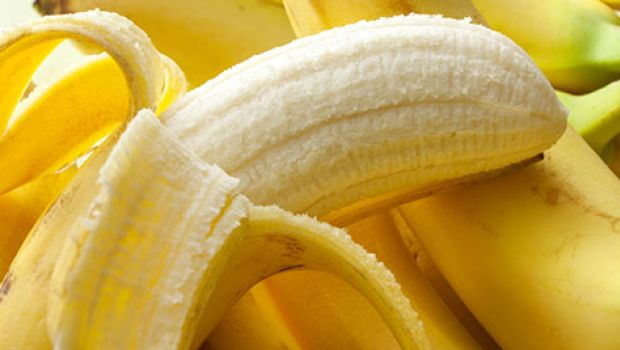
//> input picture opencv/cpp/sample/banana-peel_620x350_71497523358.jpg, 620 x 350 px, given in place of the camera
$ ./color_detector2   (built with g++ and OpenCV 4)
//> lines starting //> are read from the running program, lines starting //| are printed output that depends on the picture; after the words box and inside, x2 and y2 are one past the last pixel; in counts of white or black regions, pixels touching at a corner belong together
//> further down, frame is the input picture: 350 rows x 620 cols, CV_8UC3; mean B, G, R 71.8, 164.8, 199.4
/* Compile:
x++ color_detector.cpp -- -lopencv_core -lopencv_imgproc -lopencv_highgui

NOTE: the difference from version 1:
- Added Gaussian blur and dilate/erode to remove the noise.
*/

// #define OPENCV_LEGACY
#ifdef OPENCV_LEGACY
  #include <cv.h>
  #include <highgui.h>
#else
  #include <opencv2/core/core.hpp>
  #include <opencv2/imgproc/imgproc.hpp>  // cvtColor
  #include <opencv2/highgui/highgui.hpp>
#endif
#include <iostream>
#include <cstdio>
#include <cassert>

/*! Detect specific color from an input image, and return the mask image (0 or 255).
  \param src_img     Input image.
  \param color_code  Color conversion code where the colors are detected, like CV_BGR2HSV, CV_BGR2Lab.
  \param lower       Lower bound of color.
  \param upper       Upper bound of color.
  \note  If lower[i]<=upper[i], lower[i]<=color<=upper[i] is detected.  Otherwise, i.e. when lower[i]>upper[i], color<=lower[i] or upper[i]<=color is detected.

  The algorithm is based on: http://imagingsolution.blog107.fc2.com/blog-entry-248.html
*/
cv::Mat ColorDetector(const cv::Mat &src_img,
  int color_code, const cv::Vec3b &lower, const cv::Vec3b &upper,
  bool using_blur=true, int dilations_erosions=2)
{
//> called with color_code = 40, lower = [161, 80, 83], upper = [25, 188, 206], using_blur = true, dilations_erosions = 2
  int i, k;

  assert(src_img.type()==CV_8UC3);

  cv::Mat lut;

  cv::Mat color_img;
  if(using_blur)
  {
    GaussianBlur(src_img, color_img, cv::Size(7,7), 2.5, 2.5);
    cv::cvtColor(color_img, color_img, color_code);  // Color conversion with code
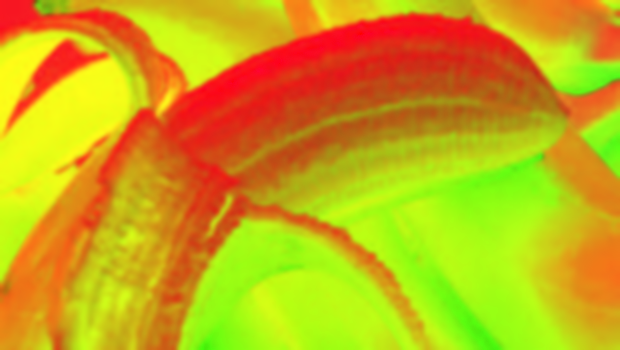
//> color_img: 350 rows x 620 cols, CV_8UC3; mean B, G, R 22.1, 169.2, 199.6
  }
  else
    cv::cvtColor(src_img, color_img, color_code);  // Color conversion with code

  // Making a lookup table of 3 channels
  lut.create(256, 1, CV_8UC3);

  for (i = 0; i < 256; i++)
  {
    cv::Vec3b val;
    for (k = 0; k < 3; k++)
    {
      if (lower[k] <= upper[k])
      {
        if ((lower[k] <= i) && (i <= upper[k]))
          val[k] = 255;
        else
          val[k] = 0;
      }
      else
      {
        if ((i <= upper[k]) || (lower[k] <= i))
          val[k] = 255;
        else
          val[k] = 0;
      }
    }
    lut.at<cv::Vec3b>(i,0)= val;
  }
//> after the loop, lut = 256 rows, first 8: [255, 0, 0], [255, 0, 0], [255, 0, 0], [255, 0, 0], [255, 0, 0], [255, 0, 0], [255, 0, 0], [255, 0, 0]

  // Apply the lookup table (for each channel, the image is binarized)
  cv::LUT(color_img, lut, color_img);
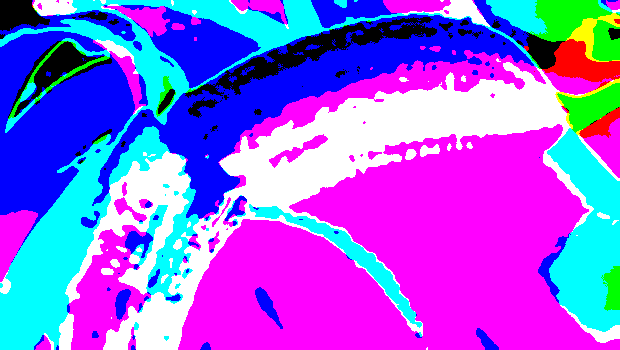
//> color_img: 350 rows x 620 cols, CV_8UC3; mean B, G, R 233.4, 95.2, 141.6

  cv::Mat ch_imgs[3];
  cv::split(color_img, ch_imgs);
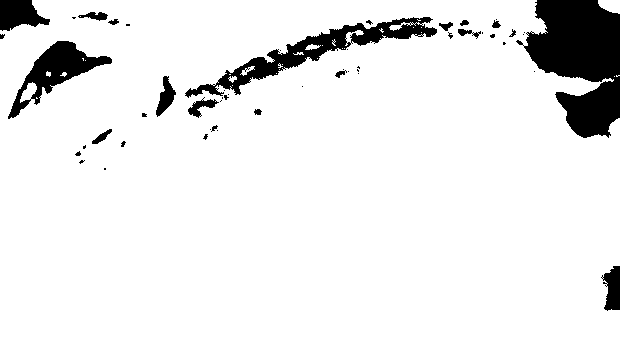
//> ch_imgs[0]: 350 rows x 620 cols, CV_8UC1; 91.5% white; 52 black regions (34 under 20 px), largest, box (x1, y1, x2, y2) and area: (516, 0, 620, 138) 8771, (185, 17, 437, 98) 3951, (8, 41, 112, 119) 2505
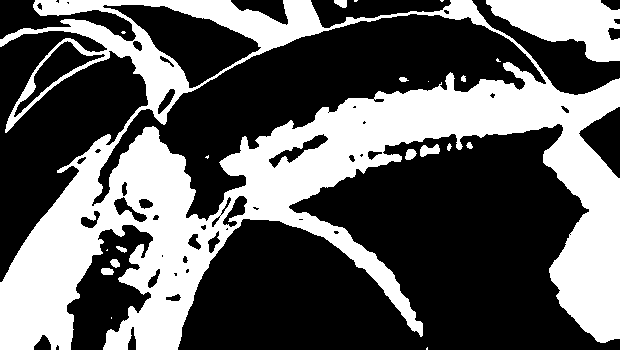
//> ch_imgs[1]: 350 rows x 620 cols, CV_8UC1; 37.3% white; 21 white regions (9 under 20 px), largest, box (x1, y1, x2, y2) and area: (0, 0, 620, 350) 75334, (486, 0, 620, 62) 4949, (420, 144, 440, 157) 165
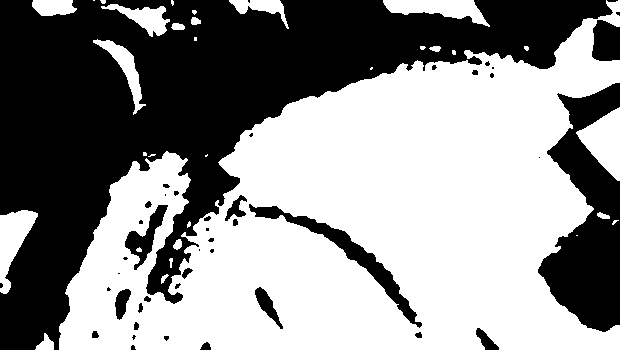
//> ch_imgs[2]: 350 rows x 620 cols, CV_8UC1; 55.5% white; 45 black regions (23 under 20 px), largest, box (x1, y1, x2, y2) and area: (0, 0, 613, 350) 78980, (538, 83, 620, 332) 11251, (249, 204, 422, 328) 2492

  // For each pixel, take "and" operation between all channels
  cv::Mat mask_img;
  cv::bitwise_and(ch_imgs[0], ch_imgs[1], mask_img);
//> mask_img: 350 rows x 620 cols, CV_8UC1; 34.1% white; 34 white regions (18 under 20 px), largest, box (x1, y1, x2, y2) and area: (0, 0, 620, 350) 71566, (486, 0, 548, 35) 1262, (5, 99, 35, 133) 199
  cv::bitwise_and(mask_img, ch_imgs[2], mask_img);

  if(dilations_erosions>0)
  {
    cv::dilate(mask_img,mask_img,cv::Mat(),cv::Point(-1,-1),dilations_erosions);
    cv::erode(mask_img,mask_img,cv::Mat(),cv::Point(-1,-1),dilations_erosions);
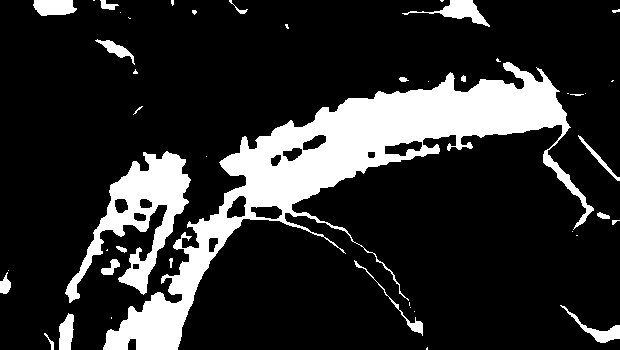
//> mask_img: 350 rows x 620 cols, CV_8UC1; 17.5% white; 46 white regions (23 under 20 px), largest, box (x1, y1, x2, y2) and area: (103, 62, 594, 350) 27892, (65, 151, 191, 303) 6223, (402, 0, 490, 27) 735
  }

  return mask_img;
}

int main(int argc, char **argv)
{
  cv::VideoCapture cap(0); // open the default camera
  if(argc==2)
  {
    cap.release();
    cap.open(atoi(argv[1]));
  }
  if(!cap.isOpened())  // check if we succeeded
  {
    std::cerr<<"no camera!"<<std::endl;
    return -1;
  }
  std::cerr<<"camera opened"<<std::endl;

  cv::namedWindow("camera",1);
  cv::namedWindow("detected",1);
  cv::namedWindow("mask_img",1);
  cv::Mat frame, mask_img, detected;
  for(;;)
  {
    cap >> frame; // get a new frame from camera
    cv::imshow("camera", frame);
    // Human skin:
    // mask_img= ColorDetector(frame,CV_BGR2HSV, cv::Vec3b(0,80,0), cv::Vec3b(10,255,255));
    // mask_img= ColorDetector(frame,CV_BGR2HSV, cv::Vec3b(177,80,102), cv::Vec3b(22,131,200));
    // Nexus' red:
    mask_img= ColorDetector(frame,CV_BGR2HSV, cv::Vec3b(161,80,83), cv::Vec3b(25,188,206));

    int nonzero= cv::countNonZero(mask_img);
//> nonzero = 38022
    std::cout<<"nonzero: "<<nonzero<<" / "<<mask_img.total()<<std::endl;
//| nonzero: 38022 / 217000
    cv::imshow("mask_img", mask_img);

    // Apply the mask image
    detected.create(frame.rows, frame.cols, CV_8UC3);
    detected= cv::Scalar(0,0,0);
    frame.copyTo(detected, mask_img);
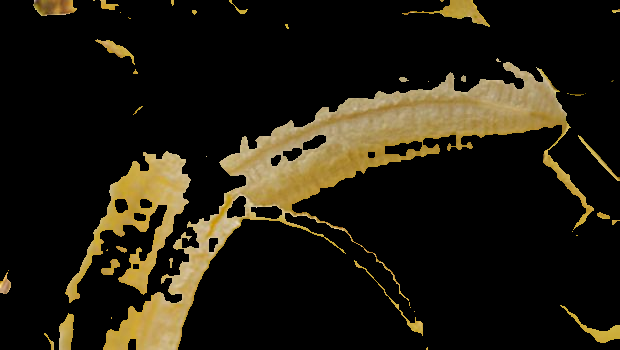
//> detected: 350 rows x 620 cols, CV_8UC3; mean B, G, R 15.2, 27.7, 32.8

    cv::imshow("detected", detected);
    int c(cv::waitKey(10));
//> the 'q' key is pressed
    if(c=='\x1b'||c=='q') break;
    // usleep(10000);
  }
  // the camera will be deinitialized automatically in VideoCapture destructor
  return 0;
}

$ run again, on opencv/cpp/sample/containers.png
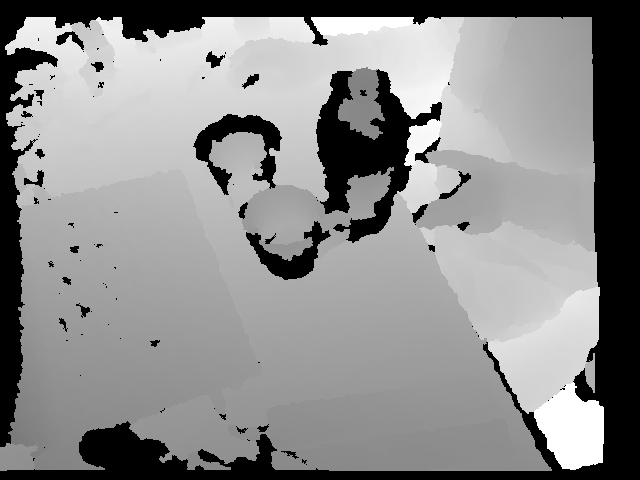
//> input picture opencv/cpp/sample/containers.png, 640 x 480 px, given in place of the camera
//> frame is the input picture: 480 rows x 640 cols, CV_8UC3; min 0, max 255, mean 139.5
//> in ColorDetector, `cv::cvtColor(color_img, color_img, color_code);`:
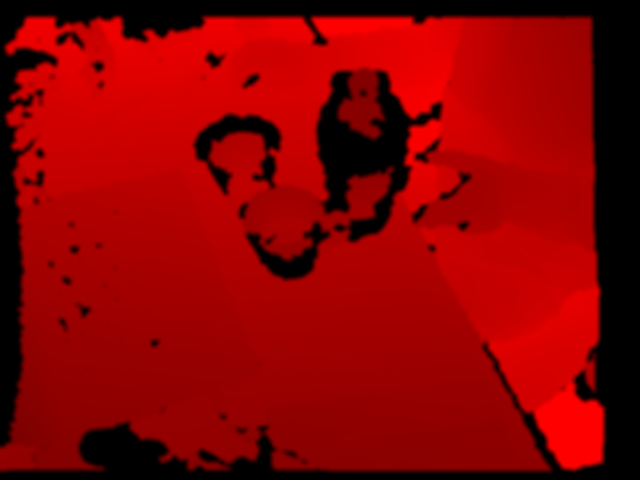
//> color_img: 480 rows x 640 cols, CV_8UC3; mean B, G, R 0, 0, 139.5
//> after the loop in ColorDetector, `for (i = 0; i < 256; i++)`: lut = 256 rows, first 8: [255, 0, 0], [255, 0, 0], [255, 0, 0], [255, 0, 0], [255, 0, 0], [255, 0, 0], [255, 0, 0], [255, 0, 0]
//> in ColorDetector, `cv::split(color_img, ch_imgs);`:
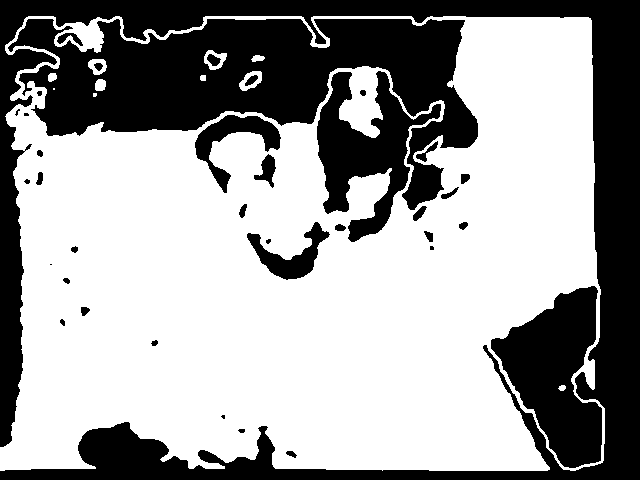
//> ch_imgs[2]: 480 rows x 640 cols, CV_8UC1; 62% white; 37 black regions (6 under 20 px), largest, box (x1, y1, x2, y2) and area: (0, 0, 640, 480) 52793, (8, 19, 478, 210) 38391, (491, 286, 602, 468) 11251
//> nonzero = 0
//| nonzero: 0 / 307200
